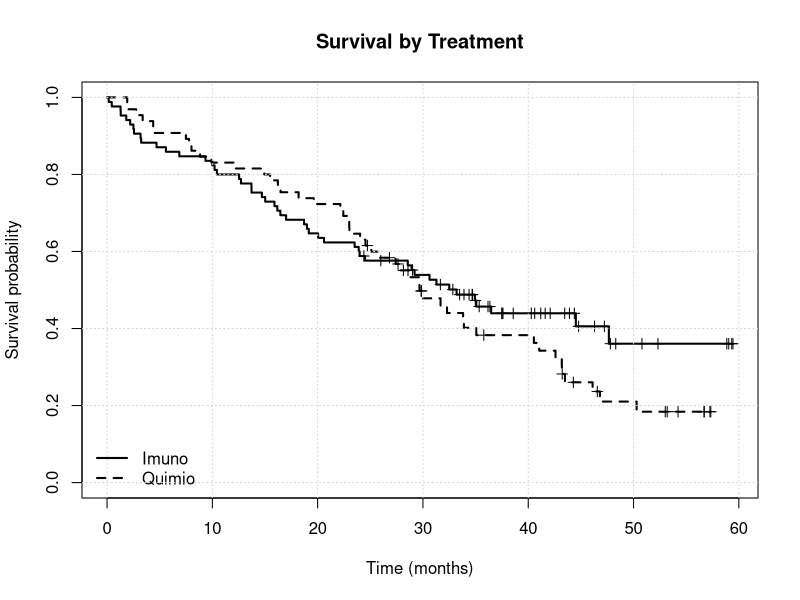
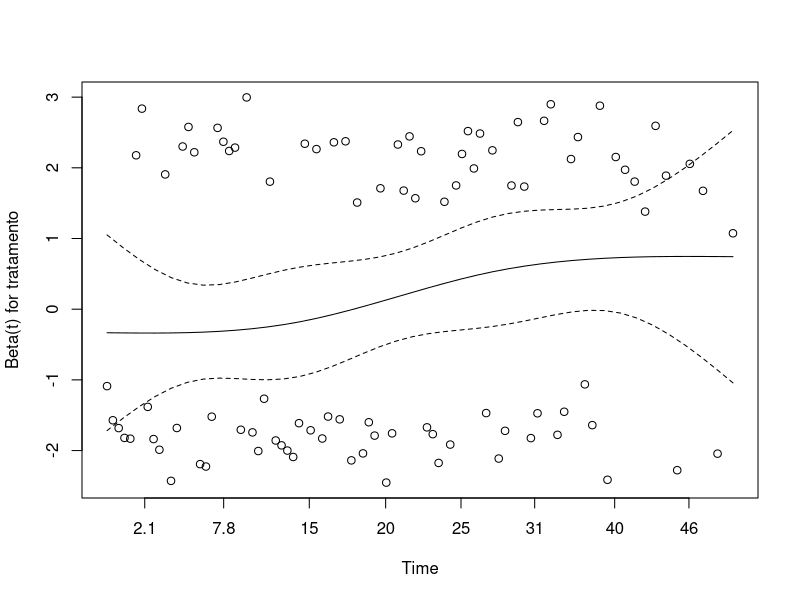
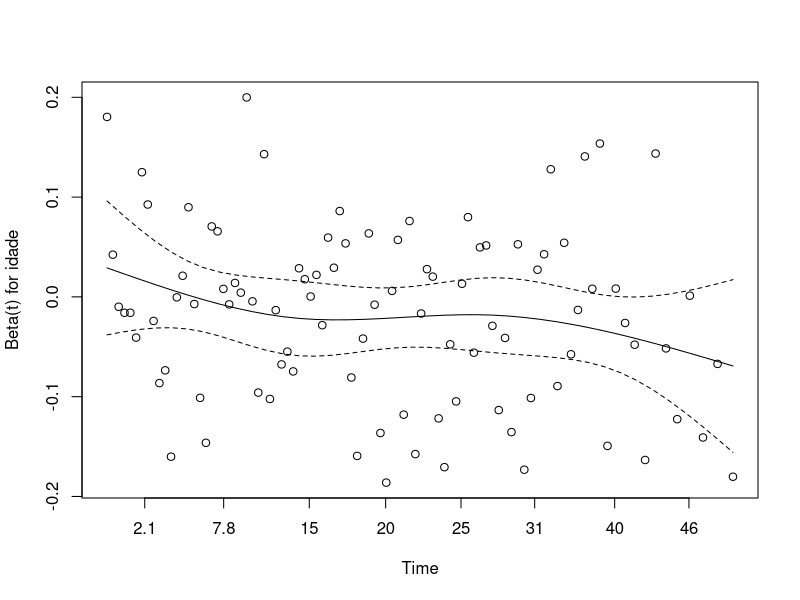
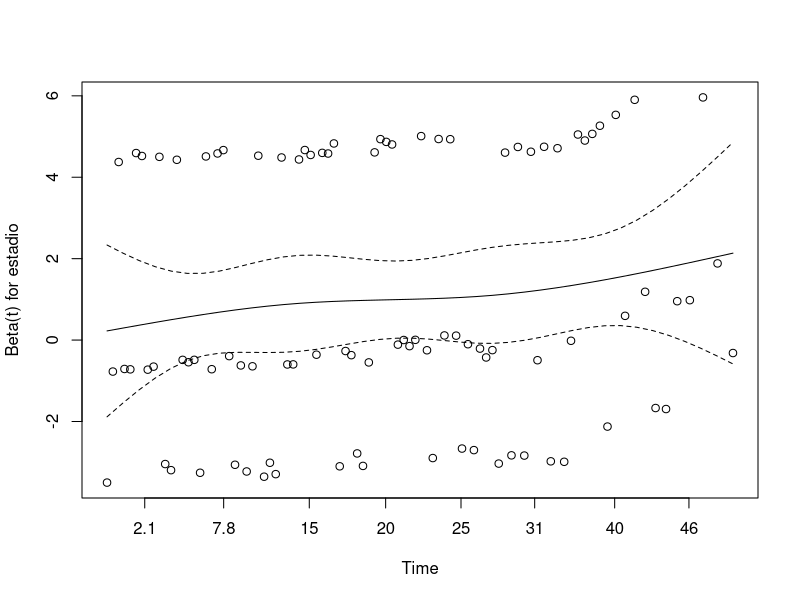

The R script that drew these images, in order: (Note: this script raises an error after producing the figures.)
required <- c("dplyr", "readr", "tibble", "survival")
missing <- required[!vapply(required, requireNamespace, logical(1), quietly = TRUE)]
if (length(missing) > 0) {
  cat("Installing missing packages:", paste(missing, collapse = ", "), "\n")
  install.packages(missing, repos = "https://cloud.r-project.org")
}

suppressPackageStartupMessages({
  library(dplyr)
  library(readr)
  library(tibble)
  library(survival)
})

set.seed(789)
n_onco <- 150

dados_onco <- tibble(
  id = 1:n_onco,
  tratamento = sample(c("Quimio", "Imuno"), n_onco, replace = TRUE),
  idade = round(pmin(pmax(rnorm(n_onco, 60, 10), 40), 80)),
  estadio = sample(
    c("II", "III", "IV"),
    n_onco,
    replace = TRUE,
    prob = c(0.3, 0.4, 0.3)
  )
) |>
  mutate(
    tratamento = factor(
      tratamento,
      levels = c("Imuno", "Quimio")
    ),
    estadio = factor(
      estadio,
      levels = c("II", "III", "IV")
    ),
    taxa = if_else(
      tratamento == "Imuno",
      0.02,
      0.03
    ) * case_when(
      estadio == "II" ~ 0.6,
      estadio == "III" ~ 1,
      TRUE ~ 1.5
    ),
    tempo_evento = rexp(n_onco, rate = taxa),
    tempo_censura = runif(n_onco, 24, 60),
    tempo = pmin(tempo_evento, tempo_censura),
    status = as.integer(tempo_evento <= tempo_censura)
  )

cat("\n============================================================\n")
cat("CASE 3 — ONCOLOGY SURVIVAL\n")
cat("============================================================\n")

event_summary <- dados_onco |>
  count(tratamento, status, name = "n")

cat("\nEvents/censoring by treatment:\n")
print(event_summary)

surv_onco <- Surv(
  time = dados_onco$tempo,
  event = dados_onco$status
)

km_onco <- survfit(
  surv_onco ~ tratamento,
  data = dados_onco
)

png(
  "practice/manual_attempts/module3_lesson4/case03_oncology_survival/outputs/km_survival_by_treatment.png",
  width = 1600,
  height = 1200,
  res = 200
)
plot(
  km_onco,
  main = "Survival by Treatment",
  xlab = "Time (months)",
  ylab = "Survival probability",
  lwd = 2,
  lty = 1:2,
  mark.time = TRUE
)
legend(
  "bottomleft",
  legend = levels(dados_onco$tratamento),
  lwd = 2,
  lty = 1:2,
  bty = "n"
)
grid()
dev.off()

logrank <- survdiff(
  surv_onco ~ tratamento,
  data = dados_onco
)

logrank_df <- length(logrank$n) - 1
logrank_p <- pchisq(
  logrank$chisq,
  df = logrank_df,
  lower.tail = FALSE
)

logrank_summary <- tibble(
  chisq = unname(logrank$chisq),
  df = logrank_df,
  p_value = logrank_p
)

modelo_cox <- coxph(
  surv_onco ~ tratamento + idade + estadio,
  data = dados_onco
)

cat("\nCox model:\n")
print(summary(modelo_cox))

cox_sum <- summary(modelo_cox)

cox_coef <- as.data.frame(cox_sum$coefficients) |>
  rownames_to_column("term") |>
  as_tibble() |>
  transmute(
    term,
    coefficient = coef,
    hazard_ratio = `exp(coef)`,
    standard_error = `se(coef)`,
    z = z,
    p_value = `Pr(>|z|)`
  )

cox_ci <- as.data.frame(cox_sum$conf.int) |>
  rownames_to_column("term") |>
  as_tibble() |>
  transmute(
    term,
    hazard_ratio = `exp(coef)`,
    lower_95 = `lower .95`,
    upper_95 = `upper .95`
  )

cox_results <- left_join(
  cox_coef,
  cox_ci,
  by = c("term", "hazard_ratio")
)

cat("\nHazard ratios:\n")
print(
  cox_results |>
    mutate(across(where(is.numeric), ~ round(.x, 4)))
)

# Proportional-hazards diagnostic requested by the official case.
test_ph <- cox.zph(modelo_cox)

cat("\nProportional-hazards test:\n")
print(test_ph)

ph_table <- as.data.frame(test_ph$table) |>
  rownames_to_column("term") |>
  as_tibble() |>
  rename(
    chisq = chisq,
    df = df,
    p_value = p
  )

png(
  "practice/manual_attempts/module3_lesson4/case03_oncology_survival/outputs/cox_proportional_hazards_diagnostics.png",
  width = 1800,
  height = 1600,
  res = 200
)
old_par <- par(no.readonly = TRUE)
plot(test_ph)
par(old_par)
dev.off()

km_times_raw <- summary(
  km_onco,
  times = c(12, 24, 36, 48),
  extend = TRUE
)

km_times <- tibble(
  strata = as.character(km_times_raw$strata),
  time_months = km_times_raw$time,
  n_risk = km_times_raw$n.risk,
  n_event = km_times_raw$n.event,
  survival_probability = km_times_raw$surv,
  lower_95 = km_times_raw$lower,
  upper_95 = km_times_raw$upper
)

write_csv(
  dados_onco,
  "practice/manual_attempts/module3_lesson4/case03_oncology_survival/outputs/simulated_oncology_data.csv"
)
write_csv(
  event_summary,
  "practice/manual_attempts/module3_lesson4/case03_oncology_survival/outputs/events_by_treatment.csv"
)
write_csv(
  logrank_summary,
  "practice/manual_attempts/module3_lesson4/case03_oncology_survival/outputs/logrank_test.csv"
)
write_csv(
  cox_results,
  "practice/manual_attempts/module3_lesson4/case03_oncology_survival/outputs/cox_hazard_ratios.csv"
)
write_csv(
  ph_table,
  "practice/manual_attempts/module3_lesson4/case03_oncology_survival/outputs/proportional_hazards_test.csv"
)
write_csv(
  km_times,
  "practice/manual_attempts/module3_lesson4/case03_oncology_survival/outputs/km_selected_times.csv"
)

stopifnot(nrow(dados_onco) == 150)
stopifnot(all(dados_onco$status %in% c(0, 1)))
stopifnot(length(unique(dados_onco$status)) == 2)
stopifnot(all(dados_onco$tempo > 0))
stopifnot(all(is.finite(coef(modelo_cox))))
stopifnot(all(cox_results$hazard_ratio > 0))
stopifnot(logrank_p >= 0, logrank_p <= 1)
stopifnot("GLOBAL" %in% ph_table$term)

required_figures <- c(
  "practice/manual_attempts/module3_lesson4/case03_oncology_survival/outputs/km_survival_by_treatment.png",
  "practice/manual_attempts/module3_lesson4/case03_oncology_survival/outputs/cox_proportional_hazards_diagnostics.png"
)

stopifnot(all(file.exists(required_figures)))

cat("\n✅ M3 LESSON 4 · CASE 3 PASSED\n")
cat("Events:", sum(dados_onco$status), "\n")
cat("Censored:", sum(dados_onco$status == 0), "\n")
cat("Log-rank p-value:", format.pval(logrank_p, digits = 3), "\n")

if ("tratamentoQuimio" %in% cox_results$term) {
  cat(
    "Adjusted Quimio vs Imuno HR:",
    round(
      cox_results$hazard_ratio[
        cox_results$term == "tratamentoQuimio"
      ],
      3
    ),
    "\n"
  )
}
